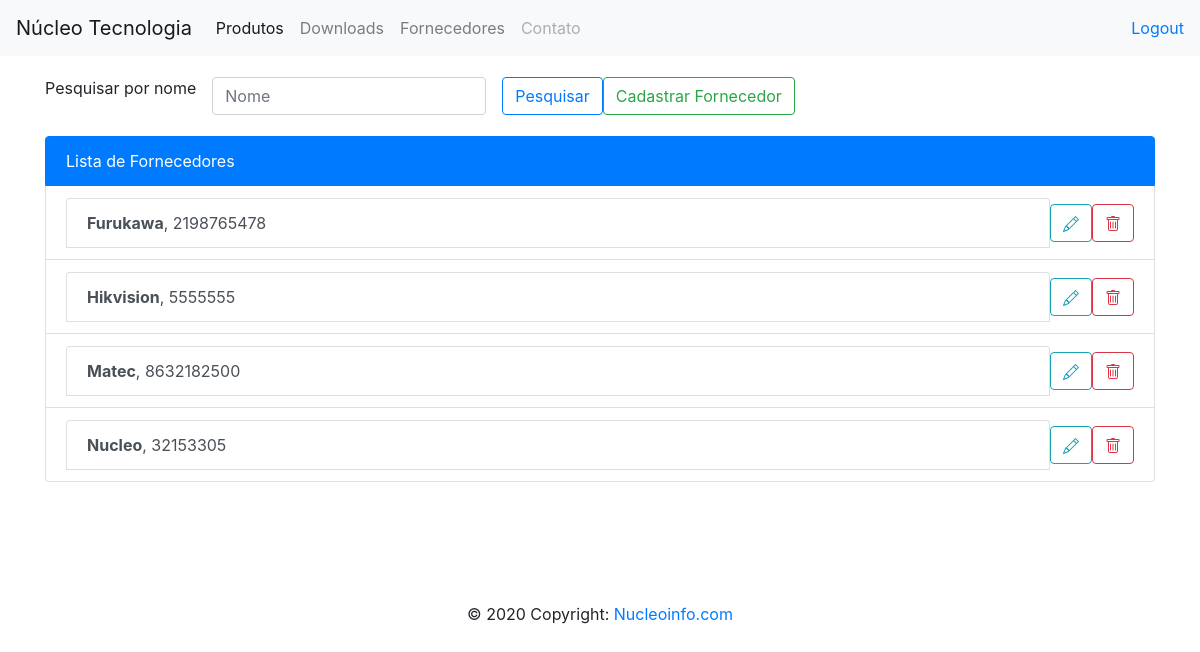
Page /listar_fornecedor (signed in) on the earlier database version.
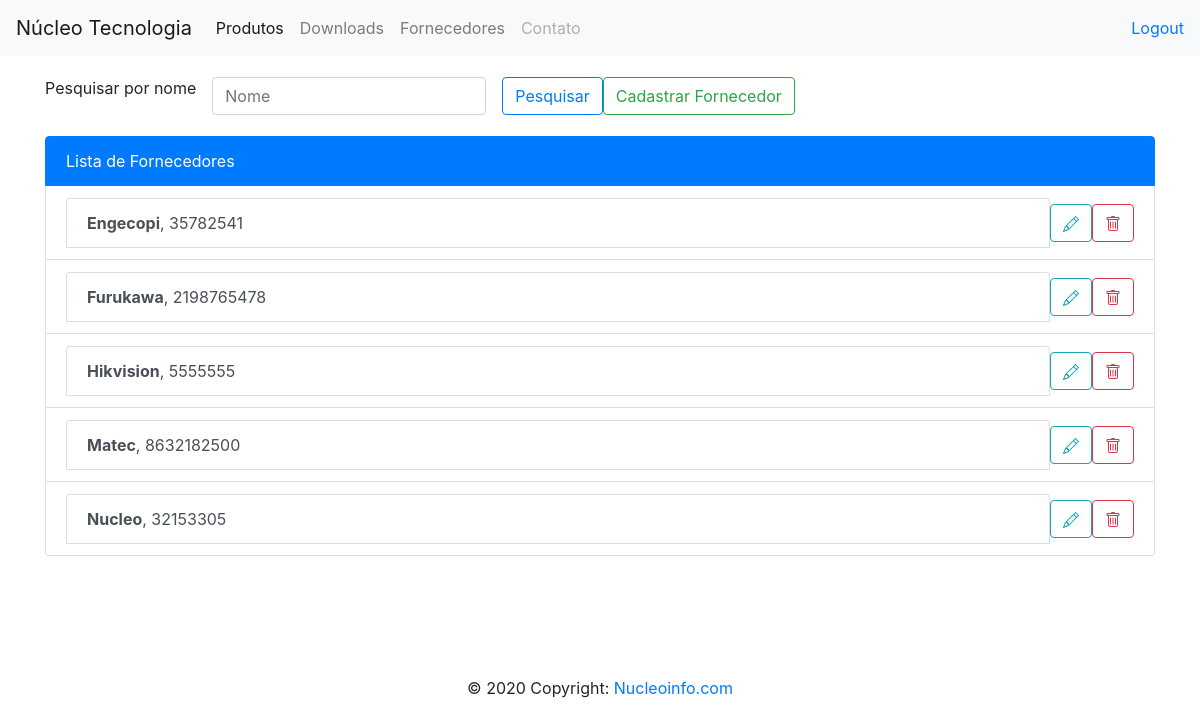
Same page on the later database version.
### contatos/models.py (models this page shows, shortened)
class Fornecedor(models.Model):
    razao_social = models.CharField(max_length=50)
    telefone = models.CharField(max_length=15, blank=False, null=False)
    endereco = models.CharField(max_length=100, blank=True, null=True)
    numero = models.CharField(max_length=100, blank=True, null=True)
    bairro = models.CharField(max_length=100, blank=True, null=True)
    cidade = models.CharField(max_length=100, blank=True, null=True)
    cnpj = models.CharField(max_length=18, blank=True, null=True)
    email = models.EmailField(blank=True, null=True)

### contatos/views.py (the view)
# urls.py: path('listar_fornecedor', listar_fornecedor, name = 'listar_fornecedor'),
@login_required
def listar_fornecedor(request):
    fornecedores = Fornecedor.objects.order_by('razao_social')
    return render(request, 'lista_fornecedor.html', {'fornecedores': fornecedores})

### templates/lista_fornecedor.html (shortened to what this page needs)
{% extends 'base.html' %}
{% block main %}
    <div class="row" style="margin-top: 20px">
        <div class="col-12">
            <form class="form-inline">
                <div class="form-group">
                    <p class="form-control-static">Pesquisar por nome</p>
                </div>
                <div class="form-group mx-sm-3">
                    <input type="text" class="form-control" id="pesquisa" name="pesquisa" placeholder="Nome">
                </div>
                <button type="submit" class="btn btn-outline-primary">Pesquisar</button>
                <a href="{% url 'novo_fornecedor' %}" class="btn btn-outline-success">Cadastrar Fornecedor</a>
            </form>
        </div>
    </div>
    <div class="list-group" style="margin-top: 20px">
        <a href="#" class="list-group-item list-group-item-action active">Lista de Fornecedores</a>
        {% for fornecedor in fornecedores %}
        <li class="list-group-item d-flex justify-content-between align-items-center">
            <a href="#" class="list-group-item list-group-item-action"><b>{{ fornecedor.razao_social }}</b>, {{ fornecedor.telefone }} </a>
            <a href="{% url 'atualizar_fornecedor' fornecedor.id %}" type="button" class="btn btn-outline-info" >
            </a>
            <button onclick="confirmarDelete()" type="button" class="btn btn-outline-danger">
            </button>
        </li>
        {% endfor %}
    </div>
    <br>
{% endblock %}

### templates/base.html (shortened to what this page needs)
<!doctype html>
<html lang="en">
<head>
    <link rel="stylesheet" href="https://stackpath.bootstrapcdn.com/bootstrap/4.1.3/css/bootstrap.min.css">
    <link href="https://cdn.jsdelivr.net/npm/select2@4.1.0-rc.0/dist/css/select2.min.css" rel="stylesheet" />
</head>
<body>
    <nav class="navbar navbar-expand-lg navbar-light bg-light">
  <a class="navbar-brand"  href="{% url 'lista_projetos' %}">Núcleo Tecnologia</a>
  <div class="collapse navbar-collapse" id="navbarNav">
    <ul class="navbar-nav">
      <li class="nav-item active">
        <a class="nav-link" href="{%url 'lista_contatos' %}">Produtos <span class="sr-only">(current)</span></a>
      </li>
        <li class="nav-item">
        <a class="nav-link" href="{%url 'listar_downloads' %}">Downloads</a>
      </li>
      <li class="nav-item">
        <a class="nav-link" href="{%url 'listar_fornecedor' %}">Fornecedores</a>
      </li>
      <li class="nav-item">
        <a class="nav-link disabled" href="http://nucleoinfo.com/#!/contato">Contato</a>
      </li>
    </ul>
  </div>
        <span >
            <a href="{%url 'logout' %}">Logout</a>
        </span>
</nav>
    <div class="container">
        {% block main %}
        {% endblock%}
    </div>
<footer class="page-footer font-small unique-color-dark pt-4">
  <div class="container">
    <ul class="list-unstyled list-inline text-center py-2">
    </ul>
  </div>
  <div class="footer-copyright text-center py-3">© 2020 Copyright:
    <a href="http://nucleoinfo.com/"> Nucleoinfo.com</a>
  </div>
</footer>
</body>
</html>

Differences in the rows shown:
added Fornecedor: razao_social "Engecopi", telefone "35782541"
